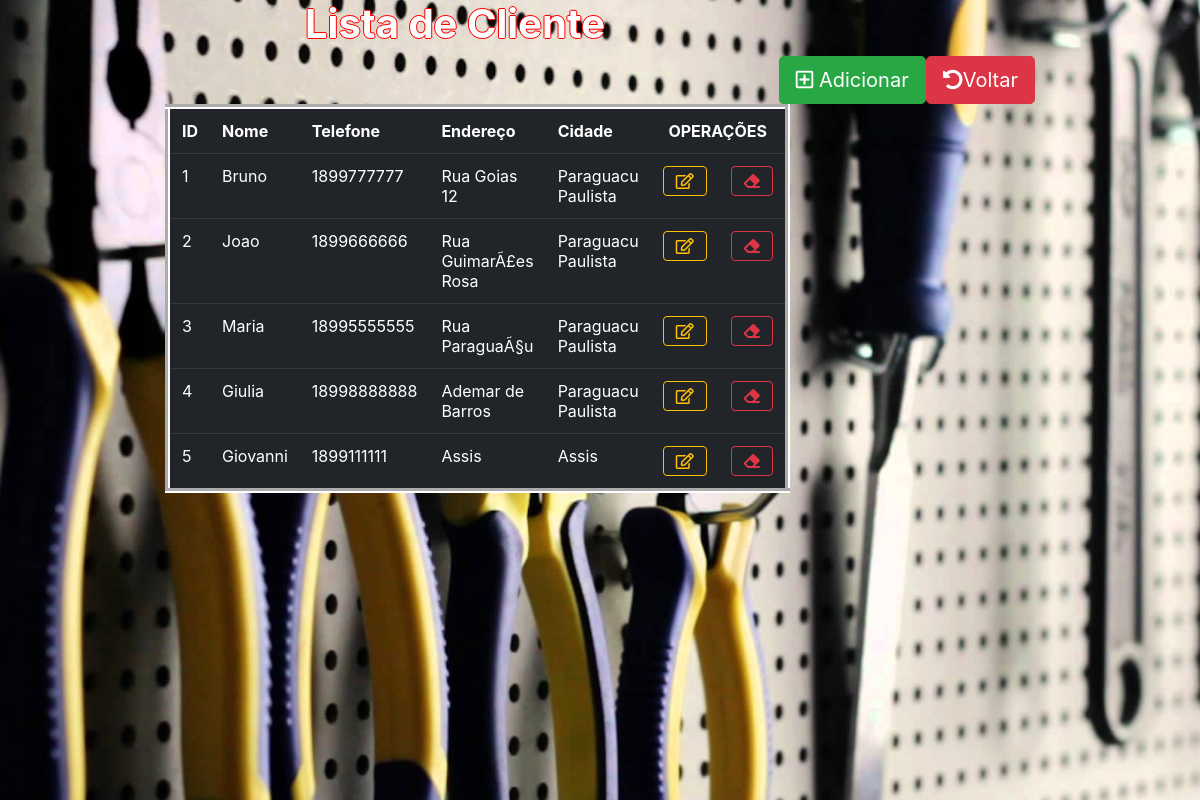
The page /lstClien.php (signed in) on the database its author committed.
### tables this page shows
CREATE TABLE `cliente` (
  `id` int(11) NOT NULL,
  `nome` varchar(30) NOT NULL,
  `telefone` varchar(12) NOT NULL,
  `endereco` varchar(35) NOT NULL,
  `cidade` varchar(35) NOT NULL
);

### lstClien.php (the view, shortened to what this page needs)
<?php
    $rs = mysql_query("SELECT * FROM cliente;");
?>
<html>
    <head>
        <link rel="stylesheet" href="https://stackpath.bootstrapcdn.com/bootstrap/4.1.3/css/bootstrap.min.css">
        <link rel="stylesheet" href="https://use.fontawesome.com/releases/v5.2.0/css/all.css">
        <link rel="stylesheet" type="text/css" href="borda.css">
    </head>
    <body>
    <div id="fullscreen_bg" class="fullscreen_bg">
        <div class="container col-md-9">
        <h1 class="text-white col-md-8" id="inic" ><b>Lista de Cliente<b></h1>
        <button id="btVoltar" name="btVoltar" class="btn btn-danger btn-lg btn float-right" onclick="javascript:location.href='index.html'" value='Voltar'"><i class="fas fa-undo-alt"></i>Voltar</button>
        <button id="btAdc" name="btAdc" class="btn btn-success btn-lg btn float-right" onclick="javascript:location.href='frmInsClien.html'" value='Adicionar'"> <i class="far fa-plus-square"></i> Adicionar</button>
        <br>
        <br>
        <table class="table table-dark col-md-8" id="tbBorda">
            <tr>
                <th>ID</th>
                <th>Nome</th>
                <th>Telefone</th>
                <th>Endereço</th>
                <th>Cidade</th>
                <th colspan="2" class="text-center">OPERAÇÕES</th>
            </tr>
            <?php while ($linha = mysql_fetch_array($rs)) {?>
                <tr>
                    <td><?php echo $linha ['id'] ?></td>
                    <td> <?php echo $linha['nome'] ?></td>
                    <td> <?php echo $linha ['telefone']?></td>
                    <td><?php echo $linha ['endereco'] ?></td>
                    <td><?php echo $linha ['cidade' ] ?> </td>
                    <td>
                        <button id="btEdit" class="btn btn-outline-warning" onclick="javascript:location.href='frmEdtClien.php?id=' +
                        <?php echo $linha['id'] ?>" value='Editar'" > <i class="far fa-edit"></i></button>
                    </td>
                    <td>
                        <button id="btRem" class="btn btn-outline-danger" onclick="javascript:location.href='frmRemClien.php?id=' +
                        <?php echo $linha['id'] ?>" value='Remover'" > <i class="fas fa-eraser"></i></button>
                    </td>
                </tr>
            <?php }?>
        </table>
        </div>
    </div>
    </body>
</html>

### borda.css (style rules this page uses)
#tbBorda { border: 5px groove white; border-width: 5px; }
#inic { text-shadow: 1px 0px 0px red, -1px 0px 0px red, 0px 1px 0px red, 0px -1px 0px red; color: #FFF; font-weight: normal; text-align: center; }
.fullscreen_bg { position: fixed; top: 0; right: 0; bottom: 0; left: 0; background-size: cover; background-position: 50% 50%; background-image: url('alicate.jpg'); background-repeat:repeat; }

### rows shown on the page
cliente: id "1", nome "Bruno", telefone "1899777777", endereco "Rua Goias 12", cidade "Paraguacu Paulista"
cliente: id "2", nome "Joao", telefone "1899666666", endereco "Rua GuimarÃ£es Rosa", cidade "Paraguacu Paulista"
cliente: id "3", nome "Maria", telefone "18995555555", endereco "Rua ParaguaÃ§u", cidade "Paraguacu Paulista"
cliente: id "4", nome "Giulia", telefone "18998888888", endereco "Ademar de Barros", cidade "Paraguacu Paulista"
cliente: id "5", nome "Giovanni", telefone "1899111111", endereco "Assis", cidade "Assis"
